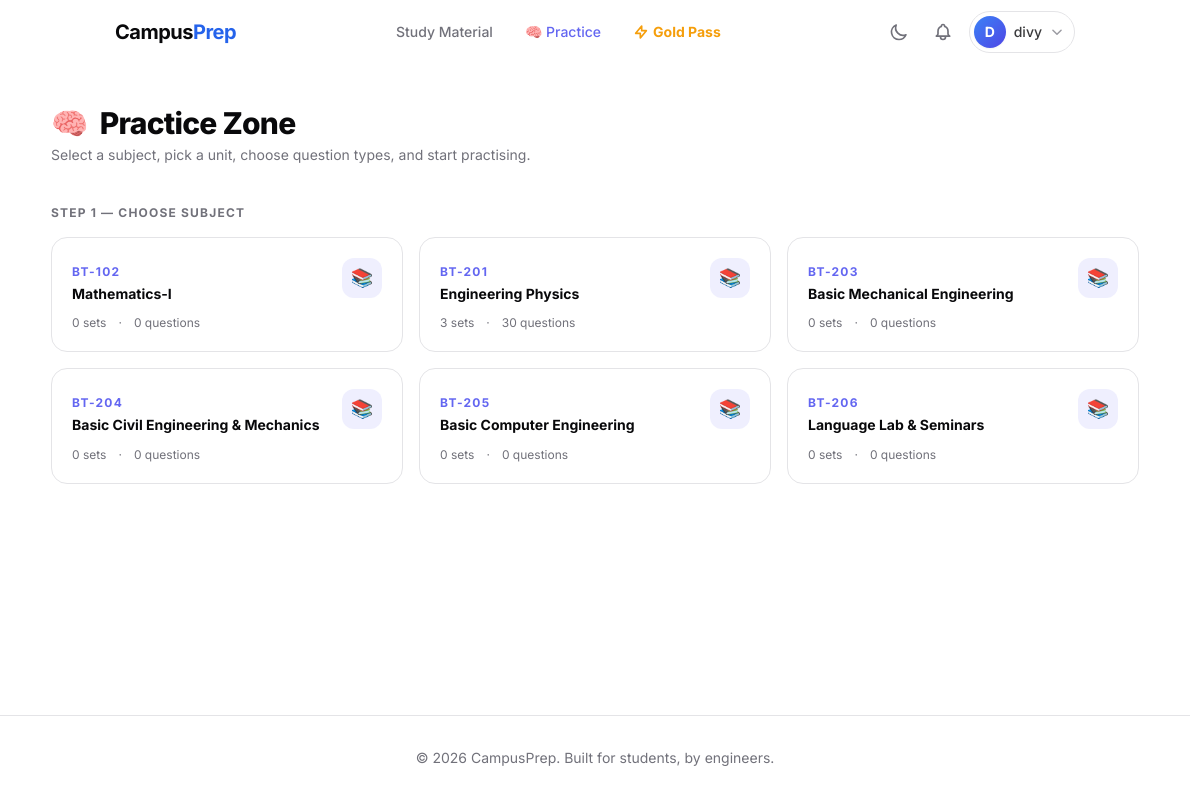
Screenshot of /practice/ (signed in) with the database file from the repository.
### apps/users/models.py (models this page shows, shortened)
class User(AbstractUser):
    clerk_id = models.CharField(max_length=100, unique=True, null=True, blank=True)
    phone_number = models.CharField(max_length=15, blank=True, null=True)
    preferred_branch = models.ForeignKey(
        'academics.Branch',
        on_delete=models.SET_NULL,
        null=True,
        blank=True,
        related_name='users'
    )
    preferred_semester = models.ForeignKey(
        'academics.Semester',
        on_delete=models.SET_NULL,
        null=True,
        blank=True,
        related_name='users'
    )
    active_subscription_valid_until = models.DateField(null=True, blank=True)
    gold_pass_branch = models.ForeignKey(
        'academics.Branch',
        on_delete=models.SET_NULL,
        null=True,
        blank=True,
        related_name='gold_pass_users'
    )
    gold_pass_semester = models.ForeignKey(
        'academics.Semester',
        on_delete=models.SET_NULL,
        null=True,
        blank=True,
        related_name='gold_pass_users'
    )
    active_subscription_plan = models.ForeignKey(
        'products.SubscriptionPlan',
        on_delete=models.SET_NULL,
        null=True,
        blank=True,
        related_name='subscribed_users'
    )

### apps/academics/models.py (models this page shows, shortened)
class Subject(models.Model):
    branch = models.ForeignKey(Branch, on_delete=models.CASCADE, related_name='subjects')
    semester = models.ForeignKey(Semester, on_delete=models.CASCADE, related_name='subjects')
    code = models.CharField(max_length=20, help_text="e.g., CS-402")
    name = models.CharField(max_length=500)
    description = models.TextField(blank=True)
    is_active = models.BooleanField(default=True)
    class Meta:
        unique_together = ('branch', 'semester', 'code')

### apps/practice/views.py (the view)
# urls.py: path('',                              views.index,            name='practice_index'),
@login_required
def index(request):
    user = request.user
    branch = getattr(user, 'preferred_branch', None)
    semester = getattr(user, 'preferred_semester', None)
    subjects = AcademicsDataService.get_subjects_by_branch_and_semester(branch, semester)
    if not subjects:
        subjects = Subject.objects.select_related('branch', 'semester').filter(is_active=True)
    subject_data = []
    for subj in subjects:
        stats = PracticeDataService.get_subject_practice_stats(subj)
        subject_data.append({
            'subject': subj,
            'set_count': stats['set_count'],
            'question_count': stats['q_count'],
            'units': list(subj.units.all()),
        })
    return render(request, 'practice/index.html', {
        'subject_data': subject_data,
    })

### apps/academics/data_services.py (called while the page is built)
    @classmethod
    def get_subjects_by_branch_and_semester(cls, branch, semester):
        if not branch or not semester:
            return []
        return cls.get_or_set_cache(
            f'subjects_{branch.id}_{semester.id}',
            lambda: list(Subject.objects.filter(
                branch=branch,
                semester=semester,
                is_active=True
            ).order_by('code')),
            timeout=3600
        )

### apps/common/services.py (called while the page is built)
    @staticmethod
    def get_or_set_cache(key: str, callback: Callable, timeout: int = 3600) -> Any:
        data = cache.get(key)
        if data is None:
            logger.debug(f"Cache miss for key: {key}")
            data = callback()
            cache.set(key, data, timeout)
        else:
            logger.debug(f"Cache hit for key: {key}")
        return data

### apps/practice/data_services.py (called while the page is built)
    @classmethod
    def get_subject_practice_stats(cls, subject):
        return cls.get_or_set_cache(
            f'subject_practice_stats_{subject.id}',
            lambda: {
                'set_count': QuestionSet.objects.filter(subject=subject, is_published=True).count(),
                'q_count': Question.objects.filter(subject=subject, is_published=True).count()
            },
            timeout=3600
        )

### apps/users/context_processors.py (called while the page is built, shortened)
def clerk_settings(request):
    publishable_key = settings.CLERK_PUBLISHABLE_KEY
    js_url = "clerk.accounts.dev" # Default
    return {
        'CLERK_PUBLISHABLE_KEY': settings.CLERK_PUBLISHABLE_KEY,
        'CLERK_JS_URL': js_url,
    }

### templates/practice/index.html (shortened to what this page needs)
{% extends "base.html" %}
{% block content %}
<div class="max-w-6xl mx-auto py-10 px-4 sm:px-6 lg:px-8 space-y-10">
  <div>
    <h1 class="text-3xl font-extrabold tracking-tight flex items-center gap-3">
      <span class="text-3xl">🧠</span> Practice Zone
    </h1>
    <p class="text-muted-foreground mt-1 text-sm">Select a subject, pick a unit, choose question types, and start practising.</p>
  </div>
  <section>
    <h2 class="text-xs font-bold uppercase tracking-widest text-muted-foreground mb-4">Step 1 — Choose Subject</h2>
    {% if subject_data %}
    <div class="grid grid-cols-1 sm:grid-cols-2 lg:grid-cols-3 gap-4" id="subjectGrid">
      {% for item in subject_data %}
      <div class="subject-card border border-border rounded-2xl p-5 bg-card"
           data-subject-id="{{ item.subject.id }}"
           data-subject-name="{{ item.subject.name }}"
           data-units='{% for u in item.units %}{"id":{{ u.id }},"name":"{{ u.name|escapejs }}"}{% if not forloop.last %},{% endif %}{% endfor %}'
           onclick="selectSubject(this)">
        <div class="flex items-start justify-between mb-3">
          <div>
            <span class="text-xs font-bold text-indigo-500 uppercase tracking-widest">{{ item.subject.code }}</span>
            <h3 class="font-bold text-foreground text-sm mt-0.5 leading-snug">{{ item.subject.name }}</h3>
          </div>
          <div class="w-10 h-10 rounded-xl bg-indigo-500/10 flex items-center justify-center text-lg flex-shrink-0">📚</div>
        </div>
        <div class="flex gap-3 text-xs text-muted-foreground">
          <span>{{ item.set_count }} sets</span>
          <span>·</span>
          <span>{{ item.question_count }} questions</span>
        </div>
      </div>
      {% endfor %}
    </div>
    {% else %}
    <div class="border border-border rounded-2xl p-10 text-center text-muted-foreground bg-card">
      No subjects found for your program. <a href="{% url 'onboarding' %}" class="text-indigo-500 font-medium">Set your program →</a>
    </div>
    {% endif %}
  </section>
</div>
{% endblock %}

### templates/base.html (shortened to what this page needs)
{% load static %}
<!DOCTYPE html>
<html lang="en" class="h-full {% if request.COOKIES.theme == 'dark' %}dark{% endif %}">
<head>
    <script src="https://cdn.tailwindcss.com"></script>
</head>
<body class="min-h-screen flex flex-col font-sans antialiased bg-background text-foreground transition-colors duration-300">
    <header class="sticky top-0 z-50 w-full glass-nav transition-all duration-300">
        <div class="container mx-auto px-4 sm:px-6 lg:px-8">
            <div class="flex items-center justify-between h-16">
                <div class="flex-shrink-0">
                    <a href="{% if user.is_authenticated %}{% url 'dashboard' %}{% else %}{% url 'home' %}{% endif %}" class="text-xl font-bold tracking-tight">
                        Campus<span class="text-blue-600 dark:text-blue-400">Prep</span>
                    </a>
                </div>
                <nav class="hidden md:flex md:space-x-8 items-center">
                    <a href="{% url 'dashboard' %}" class="text-sm font-medium {% if request.resolver_match.url_name == 'dashboard' %}text-primary{% else %}text-muted-foreground hover:text-foreground{% endif %} transition-colors">
                        Study Material
                    </a>
                    <a href="{% url 'practice_index' %}" class="text-sm font-medium {% if 'practice' in request.resolver_match.url_name %}text-indigo-500{% else %}text-muted-foreground hover:text-foreground{% endif %} transition-colors">
                        🧠 Practice
                    </a>
                    <a href="{% if request.user.is_authenticated %}{% url 'checkout_gold_pass' %}?branch={{ request.user.preferred_branch_id }}&semester={{ request.user.preferred_semester_id }}{% else %}{% url 'login' %}{% endif %}" class="text-sm font-bold text-amber-500 hover:text-amber-600 transition-colors flex items-center">
                        <svg class="w-4 h-4 mr-1" fill="none" viewBox="0 0 24 24" stroke="currentColor"><path stroke-linecap="round" stroke-linejoin="round" stroke-width="2.5" d="M13 10V3L4 14h7v7l9-11h-7z"></path></svg>
                        Gold Pass
                    </a>
                </nav>
                <div class="hidden md:flex items-center gap-2">
                    <button id="themeToggle" class="p-2 text-muted-foreground hover:text-foreground transition-all duration-200 hover:bg-muted/60 rounded-full" title="Toggle theme">
                        <svg class="w-5 h-5 dark:hidden" fill="none" viewBox="0 0 24 24" stroke="currentColor"><path stroke-linecap="round" stroke-linejoin="round" stroke-width="2" d="M20.354 15.354A9 9 0 018.646 3.646 9.003 9.003 0 0012 21a9.003 9.003 0 008.354-5.646z"></path></svg>
                    </button>
                    {% if user.is_authenticated %}
                    <a href="{% url 'notifications:list' %}" class="relative p-2 text-muted-foreground hover:text-foreground transition-all duration-200 hover:bg-muted/60 rounded-full"
                       id="notificationsBell">
                    </a>
                    <div class="relative" id="userDropdownContainer">
                        <button id="userDropdownBtn" class="flex items-center gap-2 rounded-full p-1 pr-2.5 border border-border hover:border-muted-foreground/40 hover:bg-muted/60 transition-all duration-200 focus:outline-none group">
                            <div class="w-8 h-8 rounded-full bg-gradient-to-br from-blue-500 to-indigo-600 flex items-center justify-center text-white text-sm font-bold flex-shrink-0 shadow-sm">
                                {{ user.username|slice:":1"|upper }}
                            </div>
                            <span class="text-sm font-medium text-foreground/80 group-hover:text-foreground max-w-[80px] truncate transition-colors">{{ user.username }}</span>
                            <svg class="w-3.5 h-3.5 text-muted-foreground/70 transition-transform duration-200" id="dropdownChevron" fill="none" viewBox="0 0 24 24" stroke="currentColor"><path stroke-linecap="round" stroke-linejoin="round" stroke-width="2.5" d="M19 9l-7 7-7-7"></path></svg>
                        </button>
                    </div>
                    {% else %}
                    <a href="{% url 'login' %}" class="text-sm font-medium text-muted-foreground hover:text-foreground transition-colors">Log in</a>
                    <a href="{% url 'signup' %}" class="bg-primary text-primary-foreground hover:bg-primary/90 px-4 py-2 rounded-md text-sm font-medium transition-colors shadow-sm">Sign up</a>
                    {% endif %}
                </div>
            </div>
        </div>
    </header>
    <main class="flex-grow">
        {% block content %}{% endblock %}
    </main>
    <footer class="border-t border-border mt-auto py-8">
        <div class="container mx-auto px-4 text-center text-sm text-muted-foreground">
            &copy; 2026 CampusPrep. Built for students, by engineers.
        </div>
    </footer>
</body>
</html>

### templates/base.html (style rules this page uses)
.glass-nav { background: rgba(255, 255, 255, 0.7); backdrop-filter: blur(12px); -webkit-backdrop-filter: blur(12px); border-bottom: 1px solid rgba(255, 255, 255, 0.2); }
* { scrollbar-width: thin; scrollbar-color: hsl(var(--muted-foreground) / 0.2) transparent; }

### templates/practice/index.html (style rules this page uses)
.subject-card { cursor:pointer; transition: all 0.2s ease; }

### rows the page displays
User: username "D", username "divy"
Subject: subject.code "BT-102", subject.name "Mathematics-I", set_count "0", question_count "0"
Subject: subject.code "BT-201", subject.name "Engineering Physics", set_count "3", question_count "30"
Subject: subject.code "BT-203", subject.name "Basic Mechanical Engineering", set_count "0", question_count "0"
Subject: subject.code "BT-204", subject.name "Basic Civil Engineering & Mechanics", set_count "0", question_count "0"
Subject: subject.code "BT-205", subject.name "Basic Computer Engineering", set_count "0", question_count "0"
Subject: subject.code "BT-206", subject.name "Language Lab & Seminars", set_count "0", question_count "0"
